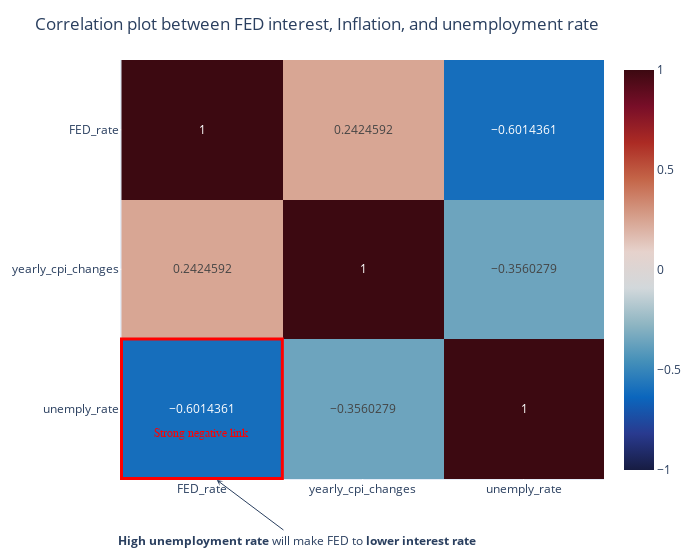

Source (notebook cell):
### Markdown cell above
Figure 3: FED interest rate vs inflation rate (Yearly CPI changes)

### Code cell
df_corr = df_filtered[['FED_rate', 'yearly_cpi_changes', 'unemply_rate']].corr()
fig = px.imshow(df_corr,
          text_auto=True,
          color_continuous_scale='balance',
          zmin=-1, zmax=1,
          aspect="auto"
)
fig.update_layout(width = 700,
                  title='Correlation plot between FED interest, Inflation, and unemployment rate')

fig.add_annotation(
    x=0.2, y=0,
    text='<b>High unemployment rate</b> will make FED to <b>lower interest rate</b>',
    showarrow=True,
    arrowhead=3,
    xref='paper',
    yref='paper',
    ax=80,
    ay=60
)

fig.add_shape(
    type="rect",
    x0=0-0.5, x1=0+0.5,  
    y0=2-0.5, y1=2+0.5,  
    line=dict(color="red", width=3),
    fillcolor="rgba(0,0,0,0)" 
)

# Add an annotation for clarity
fig.add_annotation(
    x=0, y=2.18,
    text="Strong negative link",
    showarrow=False,
    font=dict(color="red", size=12, family="Arial Black")
)

### Figure 1 — Plotly figure (JSON) as saved in the notebook; plotly's stock layout.template omitted (floating-point values rounded to 4 significant figures)
{"data": [{"coloraxis": "coloraxis", "hovertemplate": "x: %{x}<br>y: %{y}<br>color: %{z}<extra></extra>", "name": "0", "texttemplate": "%{z}", "type": "heatmap", "x": ["FED_rate", "yearly_cpi_changes", "unemply_rate"], "xaxis": "x", "y": ["FED_rate", "yearly_cpi_changes", "unemply_rate"], "yaxis": "y", "z": [[1.0, 0.2425, -0.6014], [0.2425, 1.0, -0.356], [-0.6014, -0.356, 1.0]]}], "layout": {"annotations": [{"arrowhead": 3, "ax": 80, "ay": 60, "showarrow": true, "text": "<b>High unemployment rate</b> will make FED to <b>lower interest rate</b>", "x": 0.2, "xref": "paper", "y": 0, "yref": "paper"}, {"font": {"color": "red", "family": "Arial Black", "size": 12}, "showarrow": false, "text": "Strong negative link", "x": 0, "y": 2.18}], "coloraxis": {"cmax": 1, "cmin": -1, "colorscale": [[0, "rgb(23, 28, 66)"], [0.09091, "rgb(41, 58, 143)"], [0.1818, "rgb(11, 102, 189)"], [0.2727, "rgb(69, 144, 185)"], [0.3636, "rgb(142, 181, 194)"], [0.4545, "rgb(210, 216, 219)"], [0.5455, "rgb(230, 210, 204)"], [0.6364, "rgb(213, 157, 137)"], [0.7273, "rgb(196, 101, 72)"], [0.8182, "rgb(172, 43, 36)"], [0.9091, "rgb(120, 14, 40)"], [1, "rgb(60, 9, 17)"]]}, "margin": {"t": 60}, "shapes": [{"fillcolor": "rgba(0,0,0,0)", "line": {"color": "red", "width": 3}, "type": "rect", "x0": -0.5, "x1": 0.5, "y0": 1.5, "y1": 2.5}], "title": {"text": "Correlation plot between FED interest, Inflation, and unemployment rate"}, "width": 700, "xaxis": {"anchor": "y", "domain": [0, 1]}, "yaxis": {"anchor": "x", "autorange": "reversed", "domain": [0, 1]}}}
